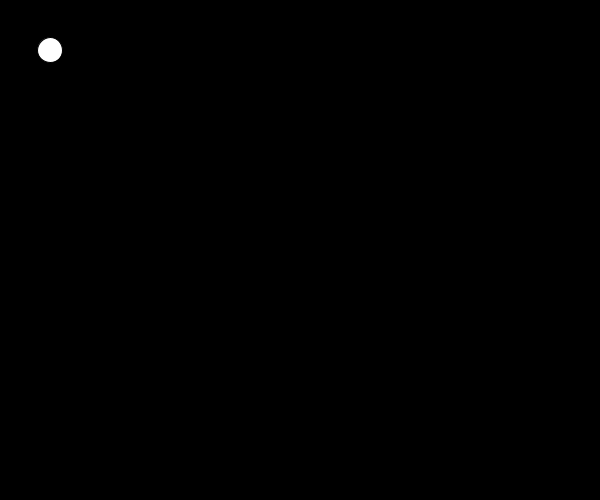
Frame 1 (no input)
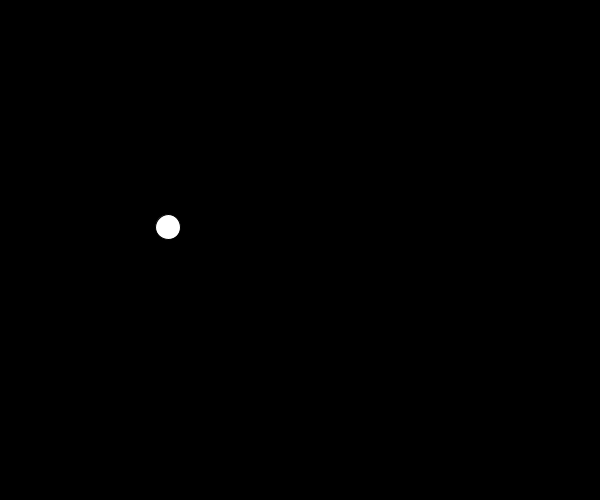
Frame 60 (the mouse pressed at the canvas centre just before this capture)
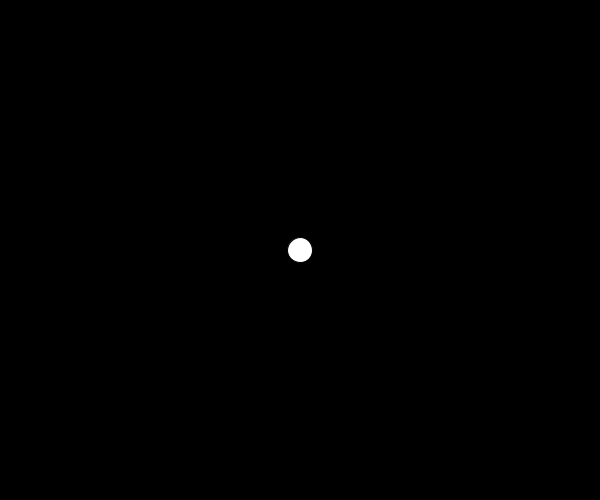
Frame 120 (the mouse held since frame 60 and released just before this capture)

The Processing sketch that drew these frames (run headless with seeded random() and noise(); from frame 60 on, the mouse is pressed at the canvas centre):

// Processing sketch: processing_105729
// ── processing_105729.pde

//Lathem Wojno
//ClickBall: Ball moves to wherever you click the mouse
//8/6/2013
// Credit: Ren Ervin Bettendorf 
 
/* SCREENSAVERS FER DAYS BROSKIES */
void setup(){
  size(600,500);  
  background(0);
  frameRate(60);
}
 
int dx = 2;
int dy = 3;
 
int x = 50;
int y = 50;
 
void draw(){
  background(0);
    fill(255);
    ellipse(x,y,25,25);
 
    x = x + dx;
    y = y + dy;
    
    if (mousePressed) {
      x = mouseX;
      y = mouseY;
    }
    
    if ( x< 0 || x > 600){
       dx = -1 * dx;
    }
 
    if ( y < 0 || y > 500){
       dy = -1 * dy;  
    }
 
}
